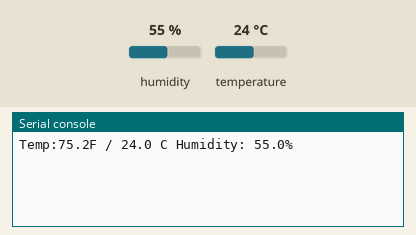
Bench run of a program on a simulated CircuitPython board. Parts: the last lines printed to the serial console. Inputs (shaded band) come from the test bench; at power-on: humidity 55 %, temperature 24 °C.

Above: at 1.2 s.
1.3 s: humidity set to 22 %
At 3.8 s:
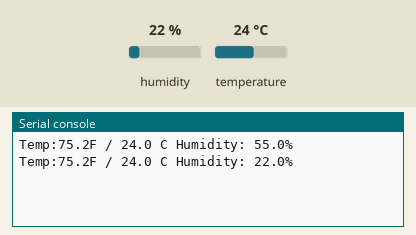
4.3 s: temperature set to 12 °C
At 6.2 s:
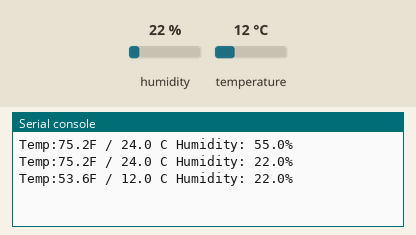
7.3 s: humidity set to 40 %
At 9.8 s:
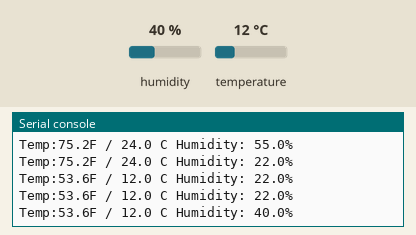
Timing chart, 0 to 11.3 s (numbered marks = the images above; inputs shaded):
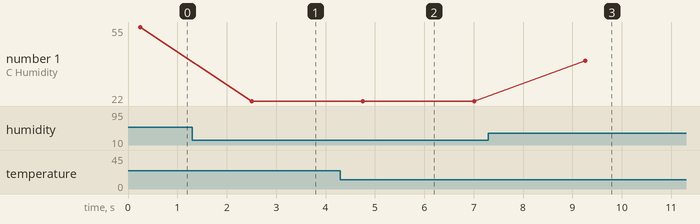

The program:

DHT22.py
```python
import time
import board
import adafruit_dht

dhtDevice = adafruit_dht.DHT22(board.D4,use_pulseio=False)
while True:
    try:
        temperature_c=dhtDevice.temperature
        tempareture_f=temperature_c*(9/5)+32
        humidity=dhtDevice.humidity
        print("Temp:{:.1f}F / {:.1f} C Humidity: {}%".format(tempareture_f, temperature_c, humidity))
    except RuntimeError as error:
        print(error.args[0])
        time.sleep(2.0)
        continue

    except Exception as error:
        dhtDevice.exit()
        raise error

    except KeyboardInterrupt:
        dhtDevice.exit()
        print('exiting script')

    time.sleep(2.0)
```

Measured:
- after the input at 1.3 s, the serial console: prints a new line after 1.2 s (image 1)
- after the input at 4.3 s, the serial console: prints a new line after 0.46 s (image 2)
- after the input at 7.3 s, the serial console: prints a new line after 2.0 s (image 3)
- plotted number 1: 55 → 22 after the input at 1.3 s, 22 → 40 after the input at 7.3 s
